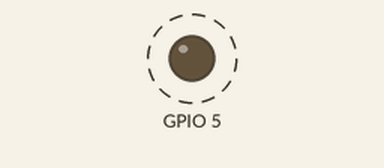
This program was run on a simulated ESP32 board running MicroPython. On the bench: output pins drawn as LEDs (lit = HIGH). Dashed ring = blinking.

Above: at 3.0 s.
Timing chart, 0 to 7.1 s (numbered marks = the images above):
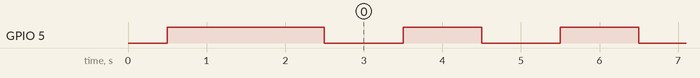

Measured:
- by itself, GPIO 5: alternates HIGH for 1.0 s and LOW for 1.0 s

The program:

02_blink.py
```python
#Autor: Ramón Junquera
#Fecha: 20221231

#Demostración de cómo se configura un pin de salida
#Tomamos uno que tiene asociado un led integrado
#El estado del led es inverso al del pin. pin HIGH = led OFF
#Comenzamos encendiendo el led un instante para después entrar en un
#bucle infinito de parpadeo

#Es incómodo que no coincida el estado del pin con el led asociado
#En este ejemplo añadimos una capa con Signal que invierte los estados
#Ahora coincide pin HIGH = led ON

#DEVICE_ID="ESP-12E"
DEVICE_ID="LOLIN32"

from machine import Pin,Signal
from time import sleep

if DEVICE_ID=="ESP-12E":
    pinLed=16
elif DEVICE_ID=="LOLIN32":
    pinLed=5

#Definicmos el pin, su modo e invertimos el estado de su señal
led=Signal(Pin(pinLed,Pin.OUT),invert=True)

led.on() #Encendemos
sleep(0.5)
led.off() #Apagamos
sleep(2)

while True:
    led.value(not led.value())
    sleep(1)
```
